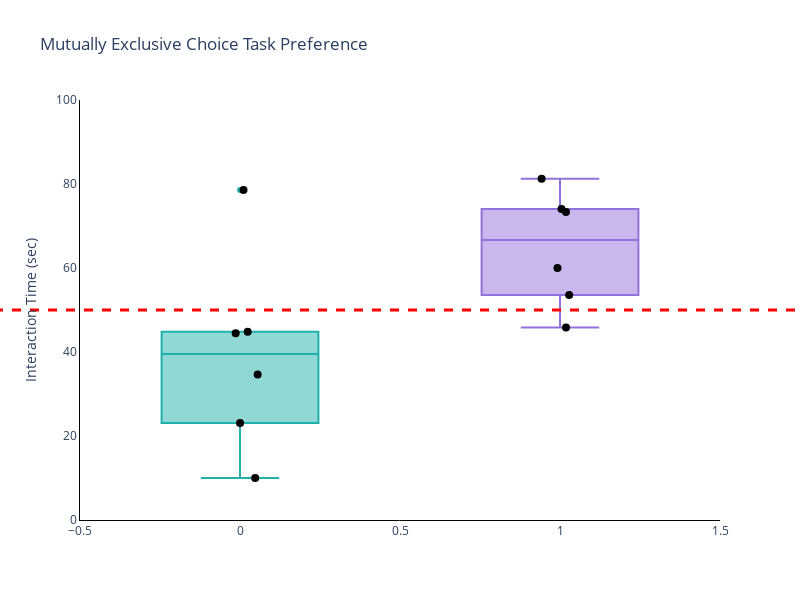

Notebook source saved alongside this figure:
### Code cell
pref_m = d1_m / (d1_m + d2_m)
pref_f = d1_f / (d1_f + d2_f)

fig = psp.make_subplots(cols = 1, rows = 1)
fig.add_trace(go.Scatter(
    x = random_jitter_x_values(center = 0, number = 6, width = 0.3),
    y = pref_m*100,
    mode = 'markers',
    marker = {'color':'#000000', 'size':8},
    text = [f'{num}: {d1p} p press & {d2p}' for num, d1p, d2p in zip(males, d1_m, d2_m)]
))

fig.add_trace(go.Box(

    y = pref_m*100,
    name = 'Male',
    marker_color = colors['male']
))

fig.add_trace(go.Scatter(
    x = random_jitter_x_values(center = 1, number = 6, width = 0.3),
    y = pref_f*100,
    mode = 'markers',
    marker = {'color':'#000000', 'size':8},
    text = [f'{num}: {d1p} p press & {d2p}' for num, d1p, d2p in zip(females, d1_f, d2_f)]
))

fig.add_trace(go.Box(

    y = pref_f*100,
    name = 'Female',
    marker_color = colors['female']
))


fig.update_layout(
    title='Mutually Exclusive Choice Task Preference',
    width=800,
    height=600,
    plot_bgcolor="white",
    xaxis=dict(linecolor="black"),
    yaxis=dict(linecolor="black"),
    showlegend = False
    )
fig.update_layout(yaxis_range=[0,100])
fig.update_yaxes(title_text = 'Interaction Time (sec)')
fig.add_hline(y=50, x0 = -0.5, x1 = 1.5, line_width=3, line_dash="dash", line_color="red")
fig.show()

### Figure 1 — Plotly figure (JSON) as saved in the notebook; plotly's stock layout.template omitted (floating-point values rounded to 4 significant figures)
{"data": [{"marker": {"color": "#000000", "size": 8}, "mode": "markers", "text": ["4139: 3.0 p press & 27.0", "4140: 9.0 p press & 17.0", "4142: 6.0 p press & 20.0", "4143: 13.0 p press & 16.0", "4145: 22.0 p press & 6.0", "4146: 8.0 p press & 10.0"], "type": "scatter", "x": [0.04743, 0.05518, 0.0002138, 0.02405, 0.01098, -0.01349], "y": [10, 34.62, 23.08, 44.83, 78.57, 44.44]}, {"marker": {"color": "lightseagreen"}, "name": "Male", "type": "box", "y": [10, 34.62, 23.08, 44.83, 78.57, 44.44]}, {"marker": {"color": "#000000", "size": 8}, "mode": "markers", "text": ["4096: 18.0 p press & 12.0", "4136: 20.0 p press & 7.0", "4144: 13.0 p press & 3.0", "4147: 15.0 p press & 13.0", "4148: 11.0 p press & 4.0", "784: 11.0 p press & 13.0"], "type": "scatter", "x": [0.9922, 1.005, 0.9425, 1.029, 1.019, 1.019], "y": [60, 74.07, 81.25, 53.57, 73.33, 45.83]}, {"marker": {"color": "mediumpurple"}, "name": "Female", "type": "box", "y": [60, 74.07, 81.25, 53.57, 73.33, 45.83]}], "layout": {"height": 600, "plot_bgcolor": "white", "shapes": [{"line": {"color": "red", "dash": "dash", "width": 3}, "type": "line", "x0": -0.5, "x1": 1.5, "xref": "x domain", "y0": 50, "y1": 50, "yref": "y"}], "showlegend": false, "title": {"text": "Mutually Exclusive Choice Task Preference"}, "width": 800, "xaxis": {"anchor": "y", "domain": [0, 1], "linecolor": "black"}, "yaxis": {"anchor": "x", "domain": [0, 1], "linecolor": "black", "range": [0, 100], "title": {"text": "Interaction Time (sec)"}}}}
